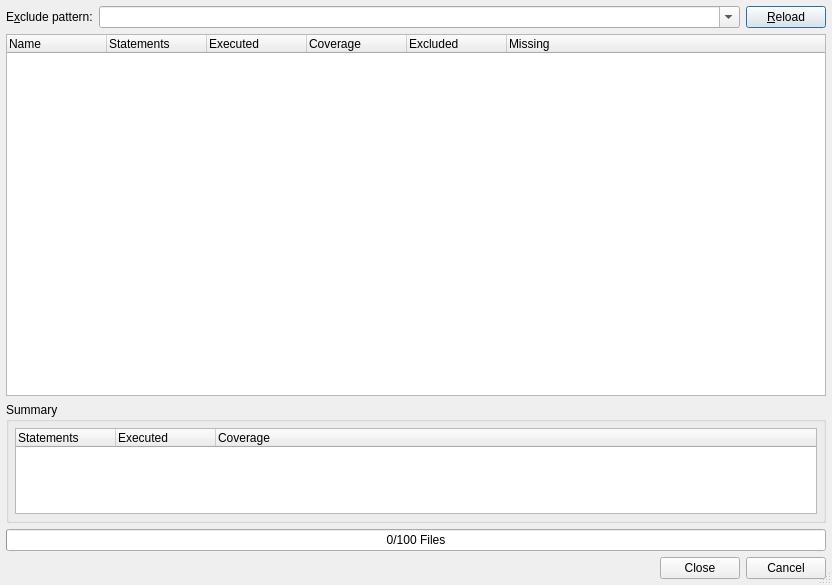
<?xml version="1.0" encoding="UTF-8"?>
<ui version="4.0">
 <class>PyCoverageDialog</class>
 <widget class="QDialog" name="PyCoverageDialog">
  <property name="geometry">
   <rect>
    <x>0</x>
    <y>0</y>
    <width>832</width>
    <height>585</height>
   </rect>
  </property>
  <property name="sizePolicy">
   <sizepolicy hsizetype="Expanding" vsizetype="Expanding">
    <horstretch>0</horstretch>
    <verstretch>3</verstretch>
   </sizepolicy>
  </property>
  <property name="windowTitle">
   <string>Python Code Coverage</string>
  </property>
  <property name="whatsThis">
   <string>&lt;b&gt;Python Code Coverage&lt;/b&gt;
&lt;p&gt;This dialog shows the collected code coverage data.&lt;/p&gt;</string>
  </property>
  <property name="sizeGripEnabled">
   <bool>true</bool>
  </property>
  <layout class="QVBoxLayout" name="verticalLayout_2">
   <item>
    <layout class="QHBoxLayout">
     <item>
      <widget class="QLabel" name="textLabel1_2">
       <property name="text">
        <string>E&amp;xclude pattern:</string>
       </property>
       <property name="buddy">
        <cstring>excludeCombo</cstring>
       </property>
      </widget>
     </item>
     <item>
      <widget class="QComboBox" name="excludeCombo">
       <property name="sizePolicy">
        <sizepolicy hsizetype="Expanding" vsizetype="Fixed">
         <horstretch>0</horstretch>
         <verstretch>0</verstretch>
        </sizepolicy>
       </property>
       <property name="toolTip">
        <string>Enter a regexp pattern marking lines to exclude from coverage</string>
       </property>
       <property name="whatsThis">
        <string>&lt;b&gt;Exclude pattern&lt;/b&gt;
&lt;p&gt;Enter a regular expression pattern. Lines matching this pattern are excluded from the coverage analysis. The default pattern is '#pragma[: ]+[nN][oO] [cC][oO][vV][eE][rR]'. If the pattern is found on a line containing the colon that introduces a suite of statements, the entire suite is excluded.&lt;/p&gt;</string>
       </property>
       <property name="editable">
        <bool>true</bool>
       </property>
       <property name="insertPolicy">
        <enum>QComboBox::InsertAtTop</enum>
       </property>
       <property name="duplicatesEnabled">
        <bool>false</bool>
       </property>
      </widget>
     </item>
     <item>
      <widget class="QPushButton" name="reloadButton">
       <property name="text">
        <string>&amp;Reload</string>
       </property>
       <property name="shortcut">
        <string>Alt+R</string>
       </property>
      </widget>
     </item>
    </layout>
   </item>
   <item>
    <widget class="QTreeWidget" name="resultList">
     <property name="sizePolicy">
      <sizepolicy hsizetype="Expanding" vsizetype="Expanding">
       <horstretch>0</horstretch>
       <verstretch>3</verstretch>
      </sizepolicy>
     </property>
     <property name="whatsThis">
      <string>&lt;b&gt;Python Code Coverage&lt;/b&gt;
&lt;p&gt;This list shows the collected code coverage data. There are several actions available via the context menu.&lt;/p&gt;</string>
     </property>
     <property name="alternatingRowColors">
      <bool>true</bool>
     </property>
     <property name="rootIsDecorated">
      <bool>false</bool>
     </property>
     <property name="itemsExpandable">
      <bool>false</bool>
     </property>
     <column>
      <property name="text">
       <string>Name</string>
      </property>
     </column>
     <column>
      <property name="text">
       <string>Statements</string>
      </property>
     </column>
     <column>
      <property name="text">
       <string>Executed</string>
      </property>
     </column>
     <column>
      <property name="text">
       <string>Coverage</string>
      </property>
     </column>
     <column>
      <property name="text">
       <string>Excluded</string>
      </property>
     </column>
     <column>
      <property name="text">
       <string>Missing</string>
      </property>
     </column>
    </widget>
   </item>
   <item>
    <widget class="QGroupBox" name="summaryGroup">
     <property name="sizePolicy">
      <sizepolicy hsizetype="Preferred" vsizetype="Preferred">
       <horstretch>0</horstretch>
       <verstretch>1</verstretch>
      </sizepolicy>
     </property>
     <property name="title">
      <string>Summary</string>
     </property>
     <layout class="QVBoxLayout" name="verticalLayout">
      <item>
       <widget class="QTreeWidget" name="summaryList">
        <property name="whatsThis">
         <string>&lt;b&gt;Summary&lt;/b&gt;
&lt;p&gt;This shows some overall code coverage information.&lt;/p&gt;</string>
        </property>
        <property name="alternatingRowColors">
         <bool>true</bool>
        </property>
        <property name="rootIsDecorated">
         <bool>false</bool>
        </property>
        <property name="itemsExpandable">
         <bool>false</bool>
        </property>
        <column>
         <property name="text">
          <string>Statements</string>
         </property>
        </column>
        <column>
         <property name="text">
          <string>Executed</string>
         </property>
        </column>
        <column>
         <property name="text">
          <string>Coverage</string>
         </property>
        </column>
       </widget>
      </item>
     </layout>
    </widget>
   </item>
   <item>
    <widget class="QProgressBar" name="checkProgress">
     <property name="toolTip">
      <string>Shows the progress of the code coverage action</string>
     </property>
     <property name="value">
      <number>0</number>
     </property>
     <property name="orientation">
      <enum>Qt::Horizontal</enum>
     </property>
     <property name="format">
      <string>%v/%m Files</string>
     </property>
    </widget>
   </item>
   <item>
    <widget class="QDialogButtonBox" name="buttonBox">
     <property name="orientation">
      <enum>Qt::Horizontal</enum>
     </property>
     <property name="standardButtons">
      <set>QDialogButtonBox::Cancel|QDialogButtonBox::Close</set>
     </property>
    </widget>
   </item>
  </layout>
 </widget>
 <layoutdefault spacing="6" margin="6"/>
 <pixmapfunction>qPixmapFromMimeSource</pixmapfunction>
 <tabstops>
  <tabstop>excludeCombo</tabstop>
  <tabstop>reloadButton</tabstop>
  <tabstop>resultList</tabstop>
  <tabstop>summaryList</tabstop>
 </tabstops>
 <resources/>
 <connections/>
</ui>
